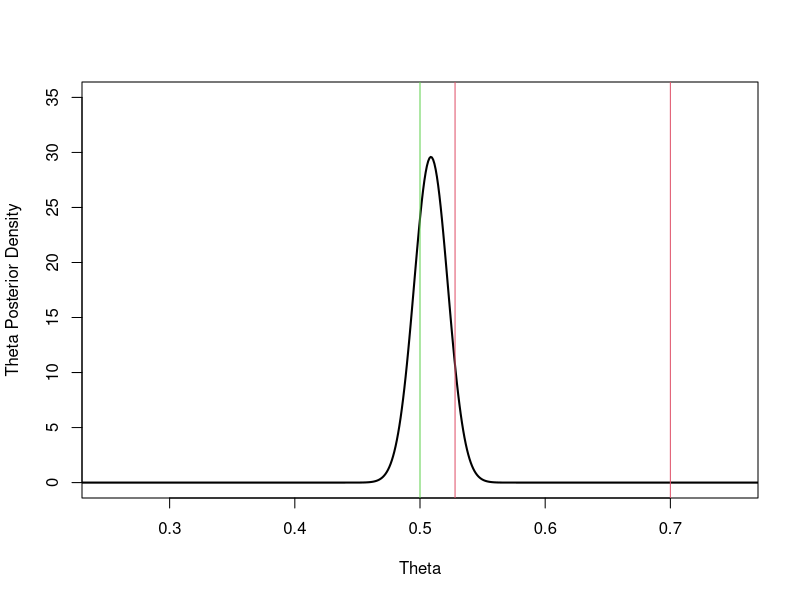

Write R code to recreate this figure.
x = seq(0,1,length=1000)
a = 700  # The number of wins observed
b = 676  # The number of losses observed
hx = dbeta(x,shape1=a,shape2=b)
plot(x, hx, type='l',lwd=2,xlab="Theta",ylab="Theta Posterior Density",xlim=c(0.25,0.75),ylim=c(0,35))
abline(v=0.5,col=3)
abline(v=0.528,col=2)
abline(v=0.7, col=2)
prob_greater_5 = 1 - pbeta(0.5, shape1=a, shape2=b);prob_greater_5
prob_greater_528 = 1 - pbeta(0.528, shape1=a, shape2=b);prob_greater_528
prob_greater_7 = 1 - pbeta(0.7, shape1=a, shape2=b);prob_greater_7
